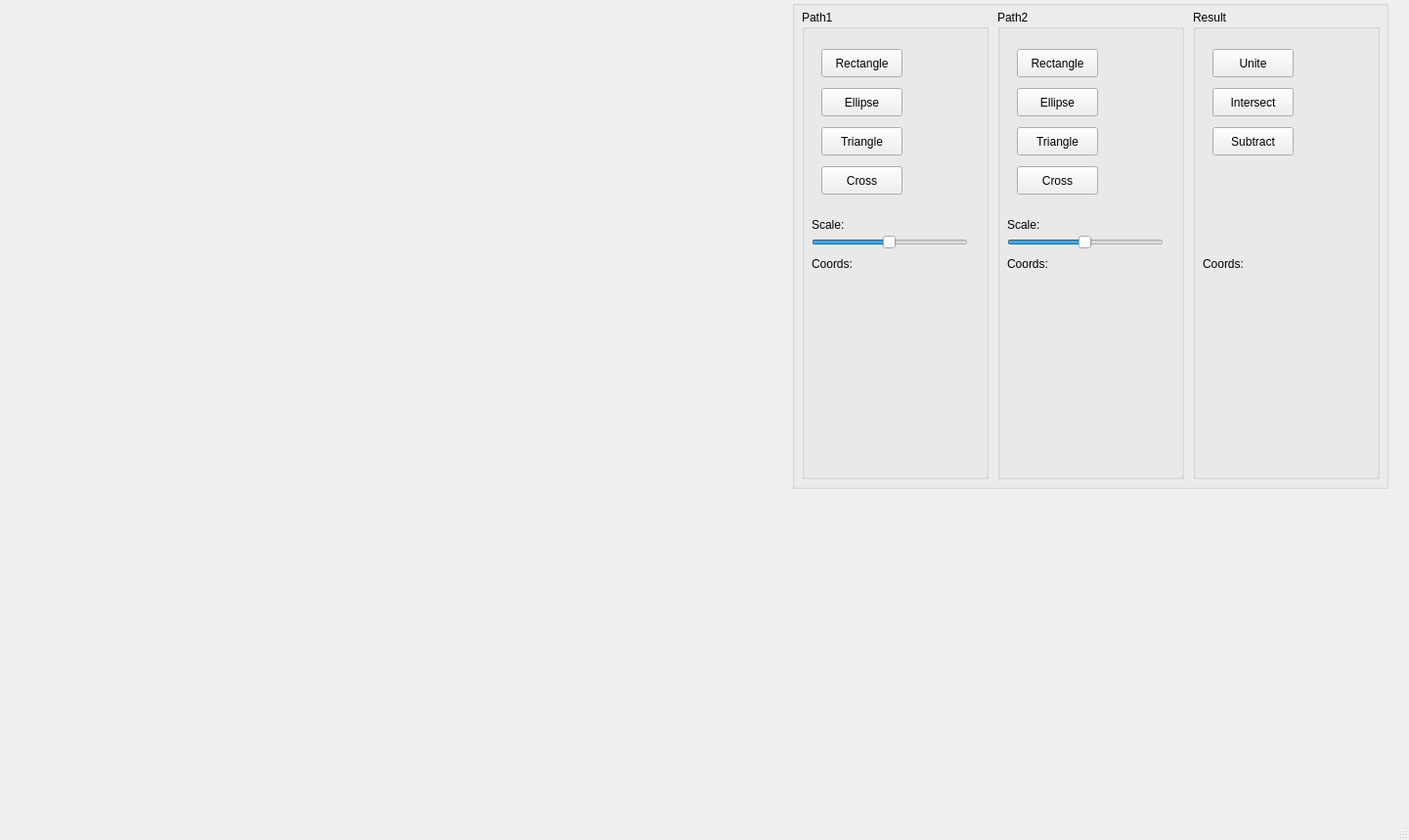
<?xml version="1.0" encoding="UTF-8"?>
<ui version="4.0">
 <class>MainWindow</class>
 <widget class="QMainWindow" name="MainWindow">
  <property name="geometry">
   <rect>
    <x>0</x>
    <y>0</y>
    <width>1441</width>
    <height>859</height>
   </rect>
  </property>
  <property name="windowTitle">
   <string>MainWindow</string>
  </property>
  <widget class="QWidget" name="centralwidget">
   <widget class="CustomLabel" name="label">
    <property name="geometry">
     <rect>
      <x>0</x>
      <y>0</y>
      <width>800</width>
      <height>800</height>
     </rect>
    </property>
    <property name="text">
     <string/>
    </property>
   </widget>
   <widget class="QGroupBox" name="groupBox">
    <property name="geometry">
     <rect>
      <x>810</x>
      <y>0</y>
      <width>610</width>
      <height>500</height>
     </rect>
    </property>
    <property name="title">
     <string/>
    </property>
    <widget class="QGroupBox" name="groupBox_2">
     <property name="geometry">
      <rect>
       <x>10</x>
       <y>10</y>
       <width>191</width>
       <height>480</height>
      </rect>
     </property>
     <property name="title">
      <string>Path1</string>
     </property>
     <widget class="CustomButton" name="pushButton">
      <property name="geometry">
       <rect>
        <x>20</x>
        <y>40</y>
        <width>83</width>
        <height>29</height>
       </rect>
      </property>
      <property name="text">
       <string>Rectangle</string>
      </property>
     </widget>
     <widget class="CustomButton" name="pushButton_4">
      <property name="geometry">
       <rect>
        <x>20</x>
        <y>80</y>
        <width>83</width>
        <height>29</height>
       </rect>
      </property>
      <property name="text">
       <string>Ellipse</string>
      </property>
     </widget>
     <widget class="CustomButton" name="pushButton_6">
      <property name="geometry">
       <rect>
        <x>20</x>
        <y>120</y>
        <width>83</width>
        <height>29</height>
       </rect>
      </property>
      <property name="text">
       <string>Triangle</string>
      </property>
     </widget>
     <widget class="QLabel" name="label_2">
      <property name="geometry">
       <rect>
        <x>10</x>
        <y>250</y>
        <width>63</width>
        <height>20</height>
       </rect>
      </property>
      <property name="text">
       <string>Coords:</string>
      </property>
     </widget>
     <widget class="QLabel" name="label_4">
      <property name="geometry">
       <rect>
        <x>10</x>
        <y>270</y>
        <width>170</width>
        <height>200</height>
       </rect>
      </property>
      <property name="text">
       <string/>
      </property>
      <property name="wordWrap">
       <bool>true</bool>
      </property>
     </widget>
     <widget class="QSlider" name="horizontalSlider">
      <property name="geometry">
       <rect>
        <x>10</x>
        <y>230</y>
        <width>160</width>
        <height>16</height>
       </rect>
      </property>
      <property name="minimum">
       <number>1</number>
      </property>
      <property name="maximum">
       <number>200</number>
      </property>
      <property name="sliderPosition">
       <number>100</number>
      </property>
      <property name="orientation">
       <enum>Qt::Horizontal</enum>
      </property>
     </widget>
     <widget class="QLabel" name="label_8">
      <property name="geometry">
       <rect>
        <x>10</x>
        <y>210</y>
        <width>63</width>
        <height>20</height>
       </rect>
      </property>
      <property name="text">
       <string>Scale:</string>
      </property>
     </widget>
     <widget class="CustomButton" name="pushButton_8">
      <property name="geometry">
       <rect>
        <x>20</x>
        <y>160</y>
        <width>83</width>
        <height>29</height>
       </rect>
      </property>
      <property name="text">
       <string>Cross</string>
      </property>
     </widget>
    </widget>
    <widget class="QGroupBox" name="groupBox_3">
     <property name="geometry">
      <rect>
       <x>210</x>
       <y>10</y>
       <width>191</width>
       <height>480</height>
      </rect>
     </property>
     <property name="title">
      <string>Path2</string>
     </property>
     <widget class="CustomButton" name="pushButton_7">
      <property name="geometry">
       <rect>
        <x>20</x>
        <y>40</y>
        <width>83</width>
        <height>29</height>
       </rect>
      </property>
      <property name="text">
       <string>Rectangle</string>
      </property>
     </widget>
     <widget class="CustomButton" name="pushButton_10">
      <property name="geometry">
       <rect>
        <x>20</x>
        <y>80</y>
        <width>83</width>
        <height>29</height>
       </rect>
      </property>
      <property name="text">
       <string>Ellipse</string>
      </property>
     </widget>
     <widget class="CustomButton" name="pushButton_12">
      <property name="geometry">
       <rect>
        <x>20</x>
        <y>120</y>
        <width>83</width>
        <height>29</height>
       </rect>
      </property>
      <property name="text">
       <string>Triangle</string>
      </property>
     </widget>
     <widget class="QLabel" name="label_3">
      <property name="geometry">
       <rect>
        <x>10</x>
        <y>250</y>
        <width>63</width>
        <height>20</height>
       </rect>
      </property>
      <property name="text">
       <string>Coords:</string>
      </property>
     </widget>
     <widget class="QLabel" name="label_5">
      <property name="geometry">
       <rect>
        <x>10</x>
        <y>270</y>
        <width>170</width>
        <height>200</height>
       </rect>
      </property>
      <property name="text">
       <string/>
      </property>
      <property name="wordWrap">
       <bool>true</bool>
      </property>
     </widget>
     <widget class="QSlider" name="horizontalSlider_2">
      <property name="geometry">
       <rect>
        <x>10</x>
        <y>230</y>
        <width>160</width>
        <height>16</height>
       </rect>
      </property>
      <property name="minimum">
       <number>1</number>
      </property>
      <property name="maximum">
       <number>200</number>
      </property>
      <property name="sliderPosition">
       <number>100</number>
      </property>
      <property name="orientation">
       <enum>Qt::Horizontal</enum>
      </property>
     </widget>
     <widget class="QLabel" name="label_9">
      <property name="geometry">
       <rect>
        <x>10</x>
        <y>210</y>
        <width>63</width>
        <height>20</height>
       </rect>
      </property>
      <property name="text">
       <string>Scale:</string>
      </property>
     </widget>
     <widget class="CustomButton" name="pushButton_9">
      <property name="geometry">
       <rect>
        <x>20</x>
        <y>160</y>
        <width>83</width>
        <height>29</height>
       </rect>
      </property>
      <property name="text">
       <string>Cross</string>
      </property>
     </widget>
    </widget>
    <widget class="QGroupBox" name="groupBox_4">
     <property name="geometry">
      <rect>
       <x>410</x>
       <y>10</y>
       <width>191</width>
       <height>480</height>
      </rect>
     </property>
     <property name="title">
      <string>Result</string>
     </property>
     <widget class="QLabel" name="label_6">
      <property name="geometry">
       <rect>
        <x>10</x>
        <y>250</y>
        <width>63</width>
        <height>20</height>
       </rect>
      </property>
      <property name="text">
       <string>Coords:</string>
      </property>
     </widget>
     <widget class="QLabel" name="label_7">
      <property name="geometry">
       <rect>
        <x>10</x>
        <y>270</y>
        <width>170</width>
        <height>200</height>
       </rect>
      </property>
      <property name="text">
       <string/>
      </property>
      <property name="wordWrap">
       <bool>true</bool>
      </property>
     </widget>
     <widget class="BooleanButton" name="pushButton_15">
      <property name="geometry">
       <rect>
        <x>20</x>
        <y>120</y>
        <width>83</width>
        <height>29</height>
       </rect>
      </property>
      <property name="text">
       <string>Subtract</string>
      </property>
     </widget>
     <widget class="BooleanButton" name="pushButton_16">
      <property name="geometry">
       <rect>
        <x>20</x>
        <y>80</y>
        <width>83</width>
        <height>29</height>
       </rect>
      </property>
      <property name="text">
       <string>Intersect</string>
      </property>
     </widget>
     <widget class="BooleanButton" name="pushButton_17">
      <property name="geometry">
       <rect>
        <x>20</x>
        <y>40</y>
        <width>83</width>
        <height>29</height>
       </rect>
      </property>
      <property name="text">
       <string>Unite</string>
      </property>
     </widget>
    </widget>
   </widget>
  </widget>
  <widget class="QMenuBar" name="menubar">
   <property name="geometry">
    <rect>
     <x>0</x>
     <y>0</y>
     <width>1441</width>
     <height>21</height>
    </rect>
   </property>
  </widget>
  <widget class="QStatusBar" name="statusbar"/>
 </widget>
 <customwidgets>
  <customwidget>
   <class>CustomButton</class>
   <extends>QPushButton</extends>
   <header>mainwindow.h</header>
  </customwidget>
  <customwidget>
   <class>BooleanButton</class>
   <extends>QPushButton</extends>
   <header>mainwindow.h</header>
  </customwidget>
  <customwidget>
   <class>CustomLabel</class>
   <extends>QLabel</extends>
   <header>mainwindow.h</header>
   <slots>
    <signal>mousePress()</signal>
   </slots>
  </customwidget>
 </customwidgets>
 <resources/>
 <connections>
  <connection>
   <sender>label</sender>
   <signal>mousePress()</signal>
   <receiver>MainWindow</receiver>
   <slot>CheckMousePress()</slot>
   <hints>
    <hint type="sourcelabel">
     <x>249</x>
     <y>274</y>
    </hint>
    <hint type="destinationlabel">
     <x>561</x>
     <y>276</y>
    </hint>
   </hints>
  </connection>
 </connections>
 <slots>
  <slot>CheckMousePress()</slot>
 </slots>
</ui>
